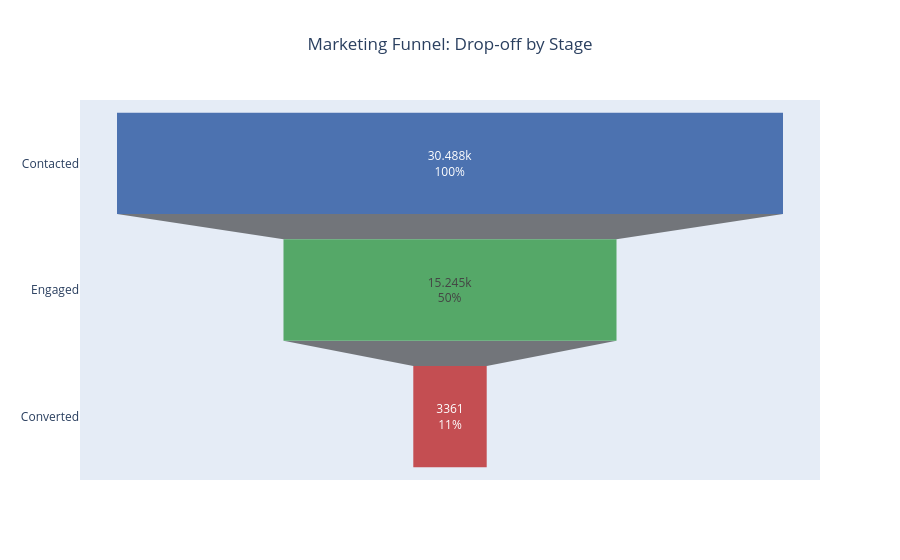

Source (notebook cell):
### Code cell
import plotly.graph_objects as go

fig = go.Figure(go.Funnel(
    y=['Contacted', 'Engaged', 'Converted'],
    x=[stage_1, stage_2, stage_3],
    textinfo='value+percent initial',
    marker={'color': ['#4C72B0', '#55A868', '#C44E52']}
))

fig.update_layout(title='Marketing Funnel: Drop-off by Stage', title_x=0.5)

fig.write_image('charts/funnel_diagram.png', scale=2)
fig.show()

### Figure 1 — Plotly figure (JSON) as saved in the notebook; plotly's stock layout.template omitted (floating-point values rounded to 4 significant figures)
{"data": [{"marker": {"color": ["#4C72B0", "#55A868", "#C44E52"]}, "textinfo": "value+percent initial", "type": "funnel", "x": [30488, 15245, 3361], "y": ["Contacted", "Engaged", "Converted"]}], "layout": {"title": {"text": "Marketing Funnel: Drop-off by Stage", "x": 0.5}}}
